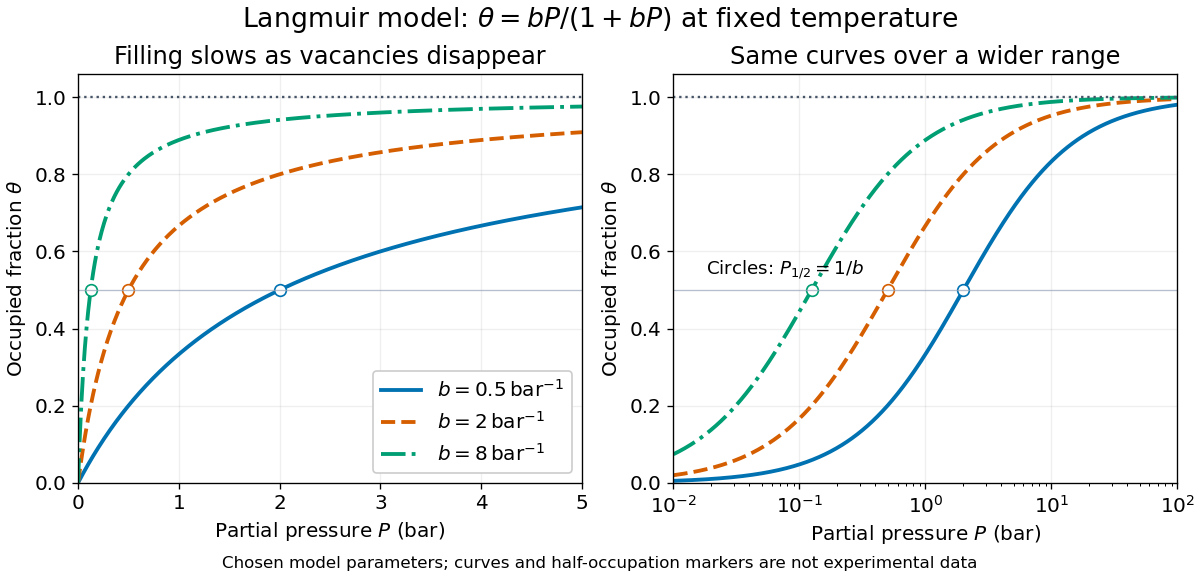

This figure's Python source:
"""Original Langmuir model curves; Python 3.14, matplotlib 3.10.7, numpy 2.3.5.

Run from _media; emits langmuir-adsorption-isotherms.png in the CWD.
Chosen coefficients are illustrative, not fits to historical observations.
"""
from pathlib import Path

import matplotlib.pyplot as plt
import numpy as np


def main():
    plt.rcParams.update({"font.size": 12, "font.family": "DejaVu Sans"})
    fig, axes = plt.subplots(1, 2, figsize=(10, 4.8), layout="constrained", facecolor="white")
    coefficients = (0.5, 2.0, 8.0)
    colors = ("#0072b2", "#d55e00", "#009e73")
    styles = ("-", "--", "-.")
    for ax, logarithmic in zip(axes, (False, True)):
        pressure = np.geomspace(0.01, 100, 800) if logarithmic else np.linspace(0, 5, 600)
        for b, color, style in zip(coefficients, colors, styles):
            coverage = b * pressure / (1 + b * pressure)
            ax.plot(pressure, coverage, color=color, linestyle=style, linewidth=2.3,
                    label=rf"$b={b:g}\,\mathrm{{bar}}^{{-1}}$")
            ax.plot(1 / b, 0.5, "o", color=color, markerfacecolor="white", markersize=7)
        ax.axhline(1, color="#475569", linestyle=":", linewidth=1.4)
        ax.axhline(0.5, color="#94a3b8", linewidth=0.8, alpha=0.7)
        ax.set(xlabel=r"Partial pressure $P$ (bar)", ylabel=r"Occupied fraction $\theta$", ylim=(0, 1.06))
        ax.grid(alpha=0.2)
        if logarithmic:
            ax.set_xscale("log")
            ax.set_xlim(0.01, 100)
            ax.set_title("Same curves over a wider range")
            ax.text(0.018, 0.54, r"Circles: $P_{1/2}=1/b$", fontsize=11)
        else:
            ax.set_xlim(0, 5)
            ax.set_title("Filling slows as vacancies disappear")
            ax.legend(loc="lower right", framealpha=1)
    fig.suptitle(r"Langmuir model: $\theta=bP/(1+bP)$ at fixed temperature", fontsize=16)
    fig.supxlabel("Chosen model parameters; curves and half-occupation markers are not experimental data", fontsize=10)
    fig.savefig(Path(__file__).stem + ".png", dpi=120, facecolor="white")
    plt.close(fig)


if __name__ == "__main__":
    main()
